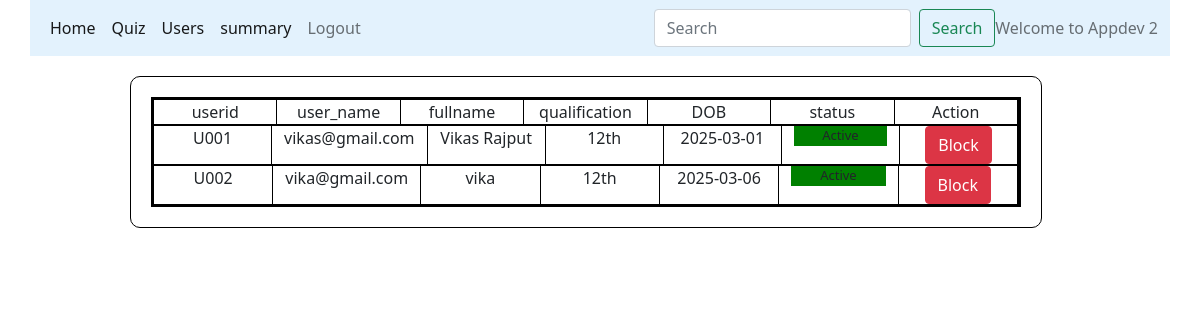
The page /users/Appdev 2 on the database its author committed.
### models/database.py (models this page shows)
class Users(db.Model):
    __tablename__="Users"
    id=db.Column(db.Integer, primary_key=True, unique=True)
    full_name=db.Column(db.String(100), nullable=False)
    email=db.Column(db.String(100), nullable=False)
    password=db.Column(db.String(100), nullable=False)
    qualification=db.Column(db.String(100), nullable=False)
    dob=db.Column(db.Date, nullable=False)
    role=db.Column(db.Integer, default=1, nullable=False)
    status=db.Column(db.String(100), default="Active",nullable=False)
    Score=db.relationship('Scores', backref='Users', cascade="all, delete-orphan")

### controllers/main.py (the view)
@app.route("/users/<name>" ,methods=["GET","POST"])
def users(name):
    users=Users.query.filter_by(role=1).all()
    return render_template("users.html",name=name, users=users)

### templates/users.html
{%extends "admin_layout.html"%}
{%block content%}
              {%if users%}
              <div class="small_form">
                <div class="container text-center">
                  <div class="row">
                    <div class="col">
                      userid
                    </div>
                    <div class="col">
                      user_name
                    </div>
                    <div class="col">
                       fullname
                    </div>
                    <div class="col">
                        qualification
                    </div>
                    <div class="col">
                      DOB
                    </div>
                    <div class="col">
                      status
                    </div>
                    <div class="col">
                      Action
                    </div>
                  </div>
                  {%for user in users%}
                  <div class="row">
                    <div class="col">
                      U00{{user.id}}
                    </div>
                    <div class="col">
                      {{user.email}}
                    </div>
                    <div class="col">
                       {{user.full_name}}
                    </div>
                    <div class="col">
                       {{user.qualification}}
                    </div>
                    <div class="col">
                        {{user.dob}}
                    </div>
                    <div class="col">
                      {%if user.status=="Active"%}
                      <p style="background-color: green;font-size: small;">{{user.status}}</p>
                      {%else%}
                      <p style="background-color: red;">{{user.status}}</p>
                      {%endif%}
                    </div>
                    <div class="col">
                      <form action="#" method="POST">
                        {%if user.status=="Active"%}
                        <a class="btn btn-danger" href="/block/{{user.id}}/{{name}}" role="button">Block</a>
                        {%else%}
                        <a class="btn btn-success" href="/unblock/{{user.id}}/{{name}}" role="button">UnBlock</a>
                        {%endif%}
                      </form>
                    </div>
                  </div>
                  {%endfor%}
                  {%else%}
                  <div>
                    <h5 class="center">no user registered yet</h5>
                  </div>
                  {%endif%}
                </div>
              </div>
{%endblock%}

### static/main.css (style rules this page uses)
* { margin: 0px; }
.container { border: 2px solid black; width: 180%; }
.small_form { border: 1px solid black; width: 80%; height: auto; margin-top: 20px; padding: 20px; border-radius: 10px; margin-left: 100px; margin-bottom: 30px; padding-bottom: 20px; }
.row { border: 1px solid black; }
.col { border-right: 1px solid black; }

### rows shown on the page
Users: id "1", email "vikas@gmail.com", full_name "Vikas Rajput", qualification "12th", dob "2025-03-01", status "Active"
Users: id "2", email "vika@gmail.com", full_name "vika", qualification "12th", dob "2025-03-06", status "Active"

### other values the page prints
{{ name }} "Appdev 2"
